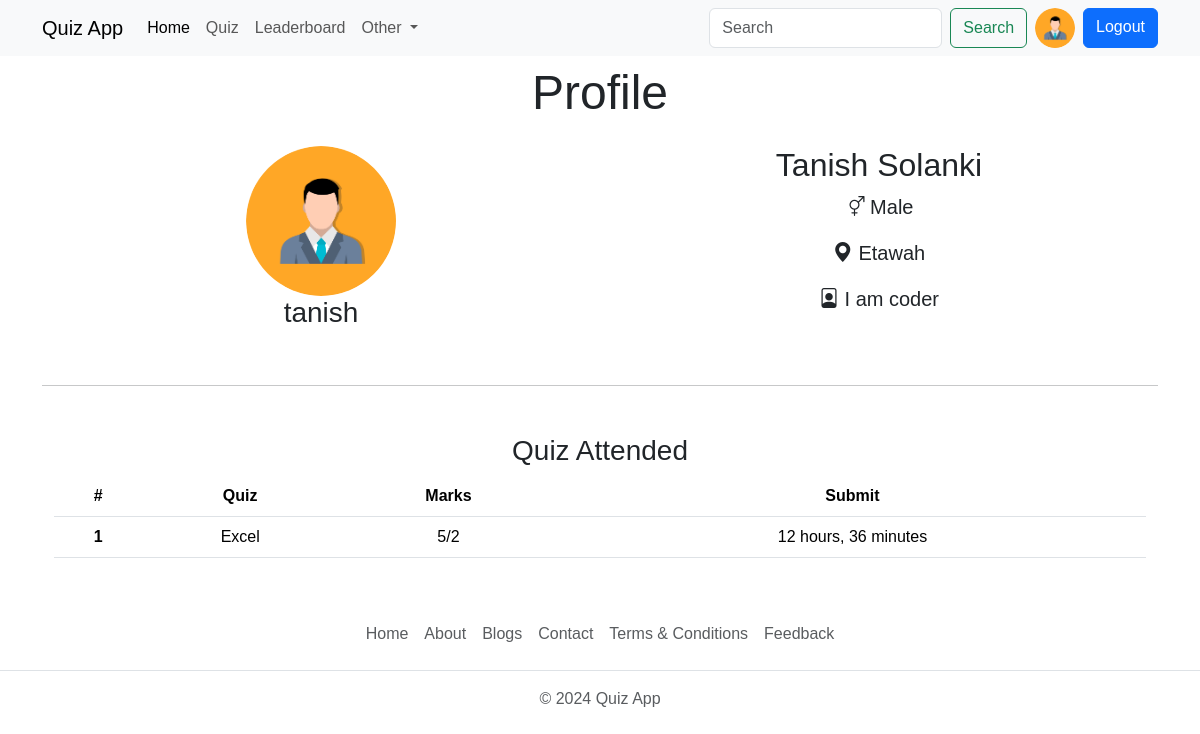
Screenshot of /users/profile/tanish/ (signed in) with the database file from the repository.
### account/models.py (models this page shows, shortened)
class Profile(models.Model):
    user = models.OneToOneField(User, on_delete=models.CASCADE, null=True)  # verbose_name
    bio = models.TextField(blank=True, null=True)
    profile_img = models.ImageField(upload_to='profile_img/', default= 'user.png', blank=True, null=True, verbose_name='Profile Image')
    location = models.CharField(max_length=100, blank=True, null=True)
    GENDER = (
        ('Male', 'Male'),
        ('Female', 'Female'),
        ('Other', 'Other'),
    )
    gender = models.CharField(max_length=6, choices=GENDER, blank=True, null=True)

### quiz/models.py (models this page shows, shortened)
class QuizSubmission(models.Model):
    user = models.ForeignKey(User, on_delete=models.CASCADE)
    quiz = models.ForeignKey(Quiz, on_delete=models.CASCADE)
    score = models.IntegerField()
    submitted_at = models.DateTimeField(auto_now_add=True)

class Quiz(models.Model):
    title = models.CharField(max_length=255)
    description = models.TextField()
    category = models.ForeignKey(Category, on_delete=models.CASCADE)
    quiz_file = models.FileField(upload_to='quiz/')
    created_at = models.DateTimeField(auto_now_add=True)
    updated_at = models.DateTimeField(auto_now=True)
    class Meta:
        verbose_name = "quiz"
        verbose_name_plural = 'quizes'

class Question(models.Model):
    quiz = models.ForeignKey(Quiz, on_delete=models.CASCADE)
    text = models.TextField()

### account/views.py (the view)
# urls.py: path('profile/<str:username>/', views.profile, name='profile'),
@login_required(login_url='login')
def profile(request, username):
    user_object = User.objects.get(username=request.user)
    user_profile = Profile.objects.get(user=user_object)
    user_object2 = User.objects.get(username=username)
    user_profile2 = Profile.objects.get(user=user_object2)
    submissions = QuizSubmission.objects.filter(user=user_object2)
    context={
        'user_object': user_object,
        'user_profile': user_profile,
        'user_object2': user_object2,
        'user_profile2': user_profile2,
        'submissions': submissions,
    }
    return render(request, 'profile.html', context)

### templates/profile.html (shortened to what this page needs)
{% extends 'index.html' %}
{% load static %}
{% block content %}
<h1 class="display-5 text-center my-2">Profile</h1>
    <div class="container text-center">
        <div class="user-info">
            <div class="container text-center my-4">
                <div class="row row-cols-sm-1 row-cols-md-2">
                    <div class="col-12">
                        <img class='rounded-circle' src="{{ user_profile2.profile_img.url }}" alt="" width="150" height="150">
                        <h2 class="fs-3">{{ user_profile2.user.username }}</h2>
                    </div>
                    <div class="col-12">
                        <h2>{{user_profile2.user.first_name|default:"Full Name not Available"}} {{user_profile2.user.last_name}}</h2>
                        <p class="fs-5">
                            <i class="bi bi-gender-ambiguous"></i> {{ user_profile2.gender|default:'Gender not Available' }}
                        </p>
                        <p class="fs-5">
                            <i class="bi bi-geo-alt-fill"></i> {{ user_profile2.location|default:'Location not Available' }}
                        </p>
                        <p class="fs-5">
                            <i class="bi bi-file-person"></i> {{ user_profile2.bio|default:'Bio not Available' }}
                        </p>
                    </div>
                </div>
            </div>
        </div>
        <hr class="my-5">
        <div class="container">
            <div class="row row-cols-sm-1 row-cols-md-1 row-cols-lg-1">
                <div class="col-12">
                    <h3>Quiz Attended</h3>
                    <table class="table">
                        <thead>
                            <tr>
                                <th scope="col">#</th>
                                <th scope="col">Quiz</th>
                                <th scope="col">Marks</th>
                                <th scope="col">Submit</th>
                            </tr>
                        </thead>
                        <tbody>
                            {% for quiz in submissions %}
                            <tr>
                                <th scope="row">{{forloop.counter}}</th>
                                <td title="{{quiz.quiz.title}}">{{quiz.quiz.title|truncatewords:4}}</td>
                                <td>{{quiz.score}}/{{quiz.quiz.question_set.all|length}}</td>
                                <td>{{quiz.submitted_at|timesince}}</td>
                            </tr>
                            {% endfor %}
                        </tbody>
                    </table>
                </div>
            </div>
        </div>
    </div>
{% endblock %}

### templates/index.html (shortened to what this page needs)
{% load static %}
<!DOCTYPE html>
<html lang="en">
<head>
    <link href="https://cdn.jsdelivr.net/npm/bootstrap@5.3.3/dist/css/bootstrap.min.css" rel="stylesheet" />
    <link rel="stylesheet"
        href="https://cdnjs.cloudflare.com/ajax/libs/bootstrap-icons/1.11.3/font/bootstrap-icons.min.css"
 />
    <link rel="stylesheet" href="{% static 'css/style.css' %}">
</head>
<body>
    {% include 'components/navbar.html' %}
    {% block content %}
    {% endblock %}
    {% include 'components/footer.html' %}
</body>
</html>

### templates/components/navbar.html (shortened to what this page needs)
<nav class="navbar navbar-expand-lg bg-body-tertiary d-none d-lg-block">
    <div class="container">
        <a class="navbar-brand" href="{% url 'home' %}">Quiz App</a>
        <div class="collapse navbar-collapse" id="navbarSupportedContent">
            <ul class="navbar-nav me-auto mb-2 mb-lg-0">
                <li class="nav-item">
                    <a class="nav-link active" aria-current="page" href="{% url 'home' %}">Home</a>
                </li>
                <li class="nav-item">
                    <a class="nav-link" href="{% url 'all_quiz' %}">Quiz</a>
                </li>
                <li class="nav-item">
                    <a class="nav-link" href="{% url 'leaderboard' %}">Leaderboard</a>
                </li>
                <li class="nav-item dropdown">
                    <a class="nav-link dropdown-toggle" href="#" role="button" data-bs-toggle="dropdown"
                        aria-expanded="false">
                        Other
                    </a>
                </li>
            </ul>
            <form class="d-flex" role="search" action="{% url 'search_users' %}">
                <input class="form-control me-2" type="search" placeholder="Search" aria-label="Search" name="q" />
                <button class="btn btn-outline-success" type="submit">
                    Search
                </button>
                {% if request.user.is_authenticated %}
                <a type="button" class="mx-2" href="{% url 'profile' request.user.username %}">
                    <img class="rounded-circle" src="{{ user_profile.profile_img.url }}" class="img-fluid" width="40" height="40" alt="">
                </a>
                <a type="button" href="{% url 'logout' %}" class="btn btn-primary">Logout</a>
                {% else %}
                <a type="button" href="{% url 'login' %}" class="btn btn-primary ms-2">Login</a>
                {% endif %}
            </form>
        </div>
    </div>
</nav>

### templates/components/footer.html
<footer class="py-3 my-4">
    <ul class="nav justify-content-center border-bottom pb-3 mb-3">
        <li class="nav-item">
            <a href="{% url 'home' %}" class="nav-link px-2 text-body-secondary">
                Home
            </a>
        </li>
        <li class="nav-item">
            <a href="{% url 'about' %}" class="nav-link px-2 text-body-secondary">
                About
            </a>
        </li>
        <li class="nav-item">
            <a href="{% url 'blogs' %}" class="nav-link px-2 text-body-secondary">
                Blogs
            </a>
        </li>
        <li class="nav-item">
            <a href="{% url 'contact' %}" class="nav-link px-2 text-body-secondary">
                Contact
            </a>
        </li>
        <li class="nav-item">
            <a href="{% url 'terms-and-conditions' %}" class="nav-link px-2 text-body-secondary">
                Terms & Conditions
            </a>
        </li>
        <li class="nav-item">
            <a href="#" class="nav-link px-2 text-body-secondary">
                Feedback
            </a>
        </li>
    </ul>
    <p class="text-center text-body-secondary">© 2024 Quiz App</p>
</footer>

### static/css/style.css (style rules this page uses)
* { font-family: 'Trebuchet MS', 'Lucida Sans Unicode', 'Lucida Grande', 'Lucida Sans', Arial, sans-serif; }

### rows the page displays
Profile: profile_img (placeholder picture)
Profile: profile_img (placeholder picture), user.username "tanish", user.first_name "Tanish", user.last_name "Solanki", gender "Male", location "Etawah", bio "I am coder"
QuizSubmission: quiz "Excel", score "5", quiz.question_set.all|length "2", submitted_at "12 hours, 36 minutes"
